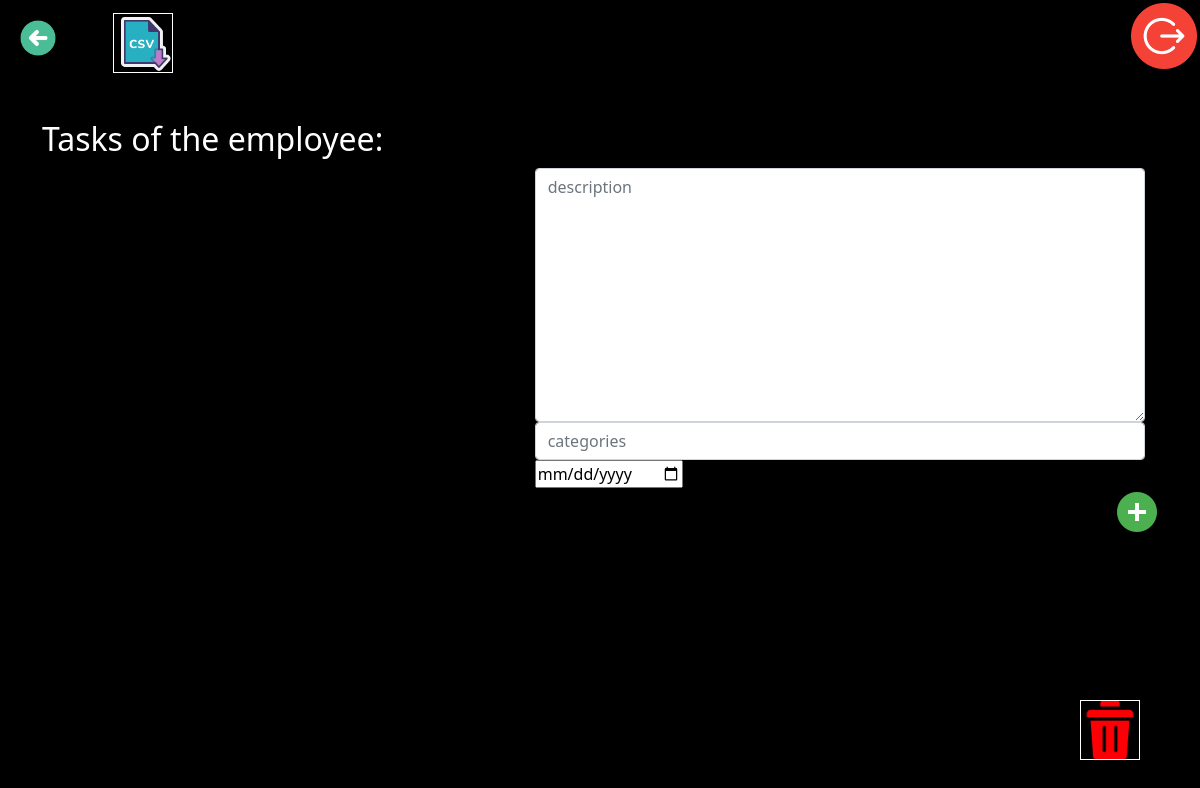
Before: /tasks/17/2 (signed in) with the older database file.
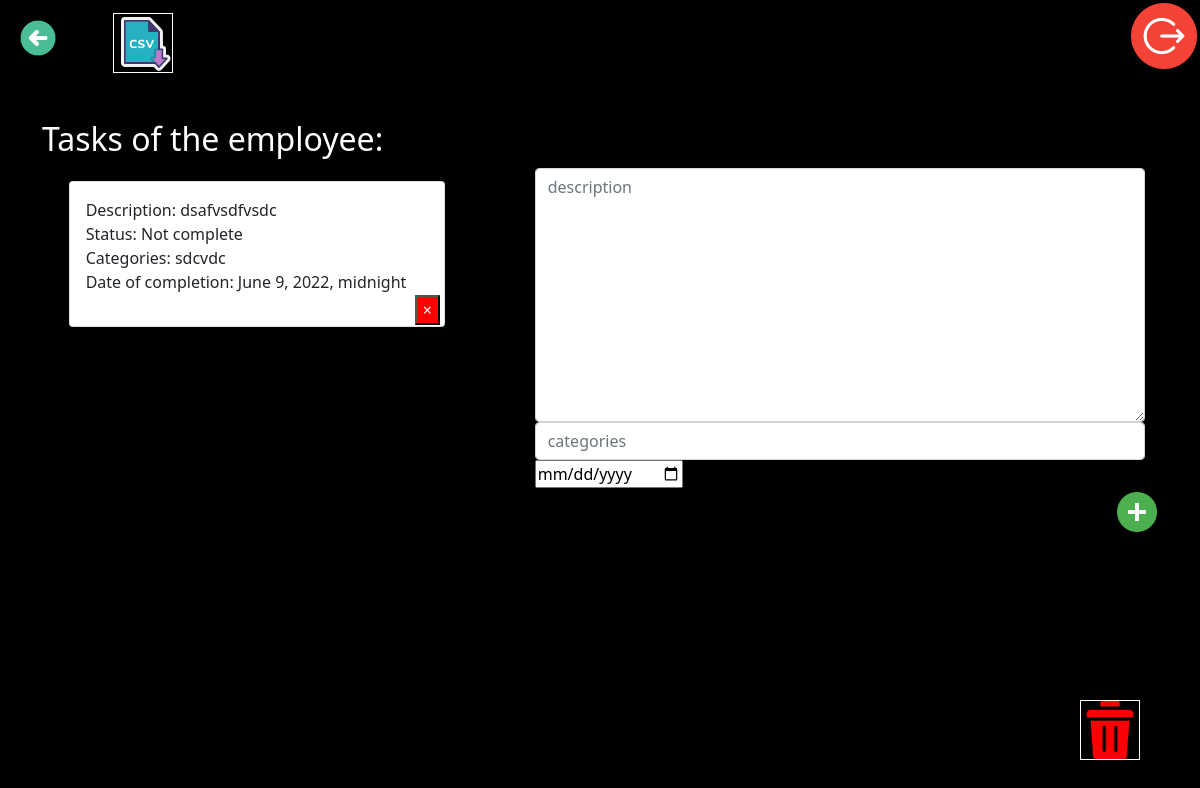
After: the same page with the newer database file.
### listWorkers/models.py (models this page shows, shortened)
class Employees_Task_List(Model):
    id_creator = IntegerField("id_creator", max_length=1000, null=False)
    id_worker = IntegerField("id_worker", max_length=1000, null=False)
    id_team = IntegerField("id_team", max_length=1000, null=False)
    description = CharField("description", max_length=1000, null=False)
    status = CharField("status", max_length=100, auto_created="Not complete")
    categories = CharField("categories", max_length=1000, null=False)
    date_of_completion = DateTimeField()
    class Meta:
        ordering = ["id"]
        verbose_name = "Employees_Task_List"
        verbose_name_plural = "Employees_Task_List"

### listWorkers/views.py (the view, shortened to what this page needs)
# urls.py: path("<int:id_team>/<int:id_worker>", TaskList.as_view(), name="task_list_url"),
class TaskList(View):
    def get(self, request, id_team, id_worker):
        iduser = request.user.id
        check_log(iduser)
        form = NewTaskForm()
        tasks = Employees_Task_List.objects.filter(id_worker=id_worker)
        return render(
            request,
            "listWorkers/detail_worker_create_task.html",
            {"form": form, "tasks": tasks, "id_worker": id_worker, "id_team": id_team},
        )

### listWorkers/forms.py
class NewTaskForm(ModelForm):
    class Meta:
        model = models.Employees_Task_List
        fields = ["description", "categories", "date_of_completion"]
        widgets = {
            "description": Textarea(
                attrs={"class": "form-control", "placeholder": "description"}
            ),
            "categories": TextInput(
                attrs={"class": "form-control", "placeholder": "categories"}
            ),
            "date_of_completion": DateInput(),
        }

### listWorkers/views.py (called while the page is built)
def check_log(id_user):
    if id_user:
        pass
    else:
        raise PermissionDenied()

### listWorkers/templates/listWorkers/detail_worker_create_task.html (shortened to what this page needs)
{% extends 'listWorkers/base.html' %}
{% load static %}
{% block css_aditional %}
<link rel="stylesheet" href="{% static 'listWorkers/css/detail_worker_create_task.css'%}">
{% endblock %}
{% block content %}
<a href="{% url 'logout' %}"><img align="right" src="/static/listWorkers/img/logout.png" id="logout">  </a>
<a href="{% url 'list_workers' id_team %}"> <img id="back" src="/static/listWorkers/img/back2.png"> </a>
<a href="{% url 'export_tasks' user.id %}"> <img id="export" src="/static/listWorkers/img/export_csv2.png"> </a>
<a href="{% url 'delete_worker'  id_worker id_team %}" > <img id="delete_employee" src="/static/listWorkers/img/delete3.png"></a>
<h2 id="taskWorker" align="left">Tasks of the employee: </h2>
    <div class="col-8 mt-5" id="create_task">
        <form class="form-inline justify-content-centr" id="createNewTaskForm" method="post" data-url="{% url 'task_list_url' id_team id_worker%}">
            {% for field in form %}
                <div class="mx-3">
                    {{ field }}
                </div>
            {% endfor %}
            <input id="createButton" align="right"  type="image" src="/static/listWorkers/img/add.png">
        </form>
    </div>
    <div class="col-5 mt-5" id="taskList">
        {% for task in tasks %}
            <div class="card mb-1" id="taskCard" data-id="{{ task.id}}" style="{% if task.completed %} text-decoration: line-through {% endif %}">
                <div class="card-body">
                    <p>Description: {{ task.description }}<br>Status: {{task.status}}<br>Categories: {{ task.categories }}<br>Date of completion: {{ task.date_of_completion }}<br></p>
                    <button id="delete" type="button" class="close float-right" data-id="{{ task.id }}">
                        <span aria-hidden="true">&times;</span>
                    </button>
                </div>
            </div>
        {% endfor %}
    </div>
{% endblock %}

Changed rows visible on the page:
added Employees_Task_List: description "dsafvsdfvsdc", status "Not complete", categories "sdcvdc", date_of_completion "June 9, 2022, midnight"
